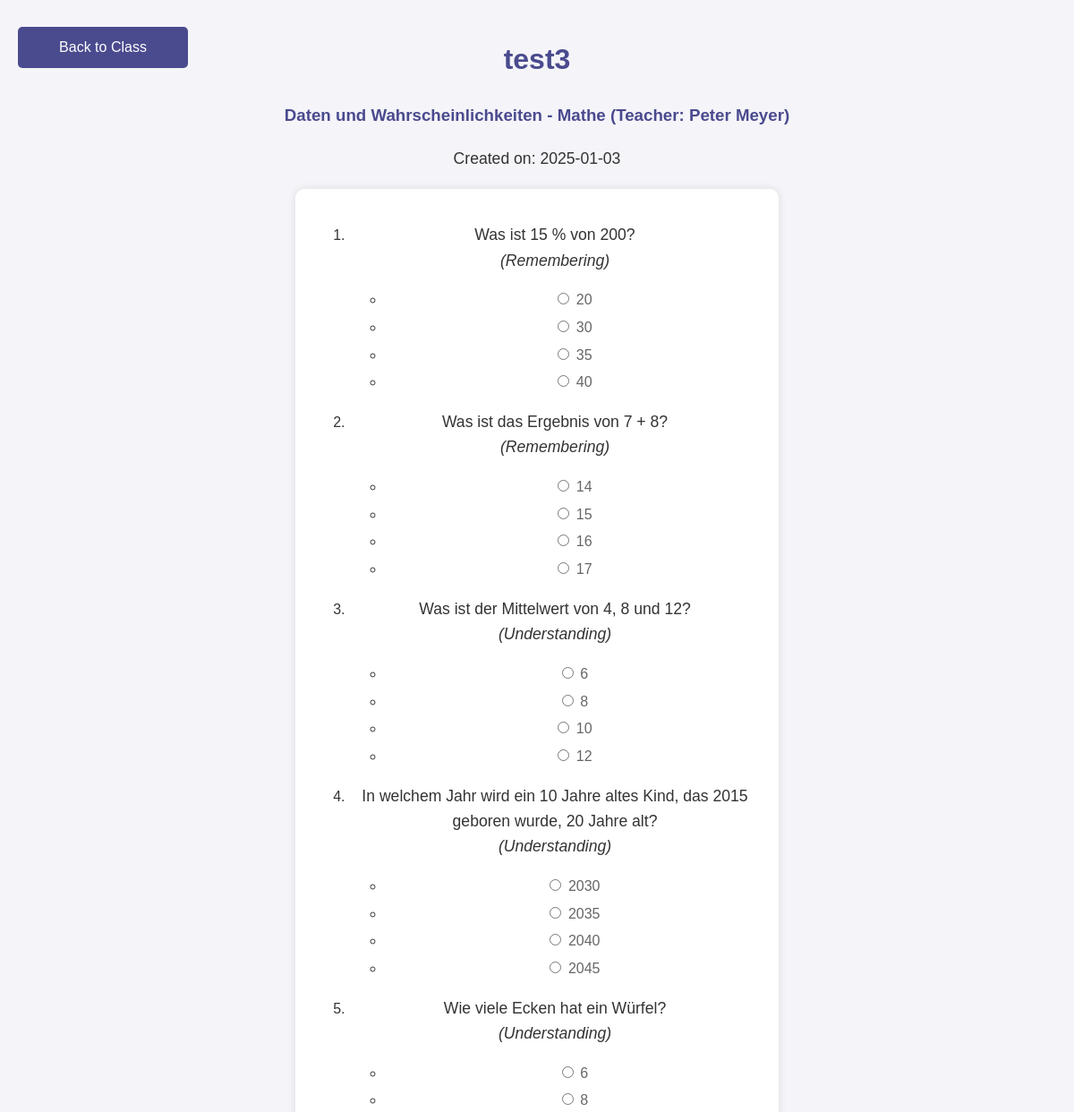
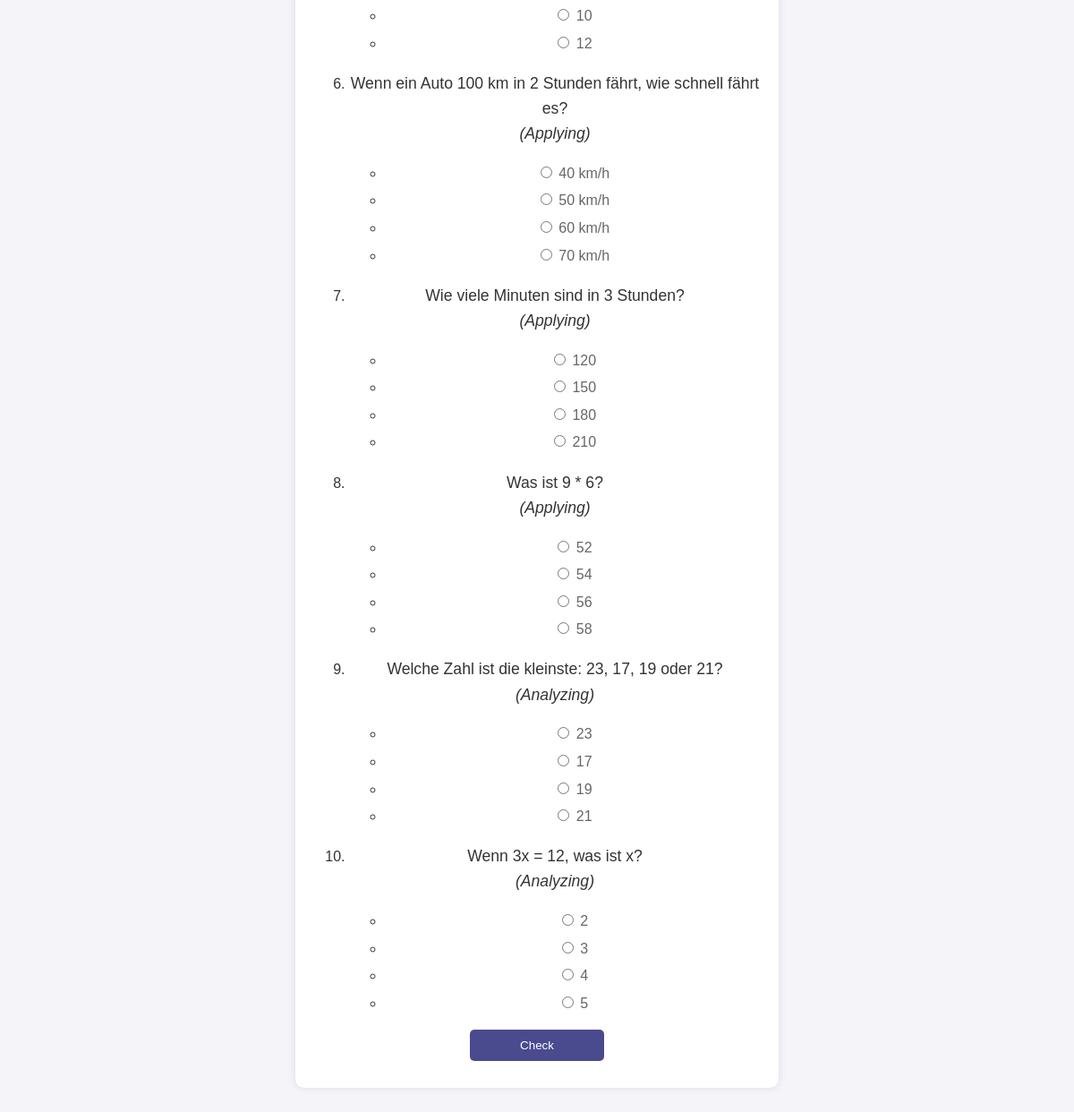
The app's page /homework/21/5 (signed in) with its own data (2 pictures, top to bottom).
### tables this page shows
CREATE TABLE Homework (
    id INTEGER PRIMARY KEY AUTOINCREMENT,
    class_id INTEGER,
    description TEXT NOT NULL,
    date_created TIMESTAMP DEFAULT CURRENT_TIMESTAMP, title TEXT NOT NULL DEFAULT 'Untitled Homework', status TEXT DEFAULT 'draft',
    FOREIGN KEY (class_id) REFERENCES Classes(id)
);

CREATE TABLE "Classes" (
    id INTEGER PRIMARY KEY AUTOINCREMENT,
    class_name TEXT NOT NULL,
    subject TEXT NOT NULL,
    teacher_id INTEGER, grade_level INTEGER,
    FOREIGN KEY (teacher_id) REFERENCES Teachers (id)
);

CREATE TABLE Teachers (
    id INTEGER PRIMARY KEY AUTOINCREMENT,
    name TEXT NOT NULL,
    email TEXT UNIQUE NOT NULL,
    password TEXT NOT NULL
);

CREATE TABLE "HomeworkQuestions" (
  id INTEGER PRIMARY KEY AUTOINCREMENT,
  homework_id INTEGER,
  skill_level INTEGER CHECK (skill_level BETWEEN 1 AND 10),
  question TEXT NOT NULL,
  correct_answer TEXT NOT NULL,
  explanation TEXT,
  question_type TEXT CHECK (
    question_type IN ('multiple_choice', 'text', 'number')
  ),
  options TEXT,
  taxonomy TEXT,
  FOREIGN KEY (homework_id) REFERENCES Homework (id) ON DELETE CASCADE
);

### app.py (the view)
@app.route('/homework/<int:homework_id>/<int:student_id>')
def view_homework_student(homework_id, student_id):
    import json
    conn = get_db_connection()
    class_info = conn.execute(
        'SELECT Classes.id, Classes.class_name, Classes.subject, Teachers.name AS teacher_name '
        'FROM Classes '
        'JOIN Teachers ON Classes.teacher_id = Teachers.id '
        'JOIN Homework ON Classes.id = Homework.class_id '
        'WHERE Homework.id = ?', (homework_id,)
    ).fetchone()
    if not class_info:
        conn.close()
        return "Fehler: Diese Klasse existiert nicht.", 404
    homework_status = conn.execute(
        '''
        SELECT CASE
                   WHEN HomeworkResults.date_submitted IS NOT NULL THEN 'Done'
                   ELSE 'Open'
               END AS status
        FROM Homework
        LEFT JOIN HomeworkResults ON Homework.id = HomeworkResults.homework_id
        AND HomeworkResults.student_id = ?
        WHERE Homework.id = ?
        ''', (student_id, homework_id)
    ).fetchone()
    student = conn.execute(
        'SELECT class_skill_level FROM ClassMembers WHERE student_id = ?', (student_id,)
    ).fetchone()
    student_skill_level = student['class_skill_level'] if student else 0
    if student_skill_level <= 3:
        skill_level = 1
    elif student_skill_level <= 7:
        skill_level = 4
    else:
        skill_level = 8
    homework = conn.execute(
        'SELECT id, title, description, date_created, class_id FROM Homework WHERE id = ?',
        (homework_id,)
    ).fetchone()
    if not homework:
        conn.close()
        return "Fehler: Diese Hausaufgabe existiert nicht.", 404
    question_data = conn.execute(
        'SELECT question, correct_answer, explanation, options, taxonomy, skill_level FROM HomeworkQuestions WHERE homework_id = ? AND skill_level = ?',
        (homework_id, skill_level)
    ).fetchall()
    questions = []
    correct_answers = {}
    explanations = {}
    for idx, row in enumerate(question_data):
        question = dict(row)
        question['options'] = [{'index': i, 'option': opt} for i, opt in enumerate(json.loads(question['options']))]
        questions.append({'index': idx, **question})
        correct_answers[idx] = question['correct_answer']
        explanations[idx] = question['explanation']
    conn.close()
    return render_template(
        'view_homework_student.html',
        homework=homework,
        questions=questions,
        class_info=class_info,
        student_id=student_id,
        correct_answers=correct_answers,
        explanations=explanations,
        homework_status=homework_status['status']  # Den Status zur Vorlage übergeben
    )

### app.py (called while the page is built)
def get_db_connection():
    conn = sqlite3.connect('ahg/database.db')
    conn.row_factory = sqlite3.Row
    return conn

### templates/view_homework_student.html (shortened to what this page needs)
<!DOCTYPE html>
<html lang="en">
<head>
    <link rel="stylesheet" href="{{ url_for('static', filename='styles.css') }}">
</head>
<body>
    <div class="top-buttons" style="display: flex; justify-content: flex-start;">
        <a href="/class_details_student/{{ class_info['id'] }}/{{ student_id }}" class="button">Back to Class</a>
    </div>
    <h1>{{ homework['title'] }}</h1>
    <h3>{{ class_info.class_name }} - {{ class_info.subject }} (Teacher: {{ class_info.teacher_name }})</h3>
    <p>Created on: {{ homework['date_created'] }}</p>
    <form id="homework-form">
        <ol>
            {% for question in questions %}
                <li>
                    <p>{{ question['question'] }}
                    <br> <em>({{ question['taxonomy'] }})</em></p>
                    <ul>
                        {% for option in question['options'] %}
                            <li>
                                <label>
                                    <input type="radio" name="answer_{{ question.index }}" value="{{ option.index }}">
                                    {{ option.option }}
                                </label>
                            </li>
                        {% endfor %}
                    </ul>
                </li>
            {% endfor %}
        </ol>
        <button id="check-button" type="button" onclick="checkAnswers()">Check</button>
    </form>
</body>
</html>

### static/styles.css (style rules this page uses)
body { font-family: 'Arial', sans-serif; background-color: #f4f4f9; color: #333; margin: 0; padding: 20px; line-height: 1.6; }
h1, h2, h3 { color: #4a4a8e; text-align: center; }
.button, button, .back-button { background-color: #4a4a8e; color: white; border: none; padding: 10px 20px; margin: 10px 0; border-radius: 5px; cursor: pointer; transition: background-color 0.3s ease; text-decoration: none; display: block; text-align: center; width: 150px; margin-left: auto; margin-right: auto; }
.top-buttons { position: absolute; top: 20px; left: 20px; display: flex; gap: 10px; }
form { background-color: #fff; padding: 20px; border-radius: 10px; box-shadow: 0 0 10px rgba(0, 0, 0, 0.1); max-width: 400px; margin: 20px auto; }
label { display: block; margin-bottom: 5px; color: #666; }
a { text-decoration: none; color: #4a4a8e; }
form { background-color: #fff; padding: 20px; border-radius: 10px; box-shadow: 0 0 10px rgba(0, 0, 0, 0.1); max-width: 500px; margin: 20px auto; text-align: center; }
p { color: #333; font-size: 1.1em; text-align: center; }

### records on screen
Homework: title "test3", date_created "2025-01-03"
Classes: class_name "Daten und Wahrscheinlichkeiten", subject "Mathe"
Teachers: teacher_name "Peter Meyer"
HomeworkQuestions: question "Was ist 15 % von 200?", taxonomy "Remembering", option "20" "30" "35" "40"
HomeworkQuestions: question "Was ist das Ergebnis von 7 + 8?", taxonomy "Remembering", option "14" "15" "16" "17"
HomeworkQuestions: question "Was ist der Mittelwert von 4, 8 und 12?", taxonomy "Understanding", option "6" "8" "10" "12"
HomeworkQuestions: question "In welchem Jahr wird ein 10 Jahre altes Kind, das 2015 geboren wurde, 20 Jahre alt?", taxonomy "Understanding", option "2030" "2035" "2040" "2045"
HomeworkQuestions: question "Wie viele Ecken hat ein Würfel?", taxonomy "Understanding", option "6" "8" "10" "12"
HomeworkQuestions: question "Wenn ein Auto 100 km in 2 Stunden fährt, wie schnell fährt es?", taxonomy "Applying", option "40 km/h" "50 km/h" "60 km/h" "70 km/h"
HomeworkQuestions: question "Wie viele Minuten sind in 3 Stunden?", taxonomy "Applying", option "120" "150" "180" "210"
HomeworkQuestions: question "Was ist 9 * 6?", taxonomy "Applying", option "52" "54" "56" "58"
HomeworkQuestions: question "Welche Zahl ist die kleinste: 23, 17, 19 oder 21?", taxonomy "Analyzing", option "23" "17" "19" "21"
HomeworkQuestions: question "Wenn 3x = 12, was ist x?", taxonomy "Analyzing", option "2" "3" "4" "5"
